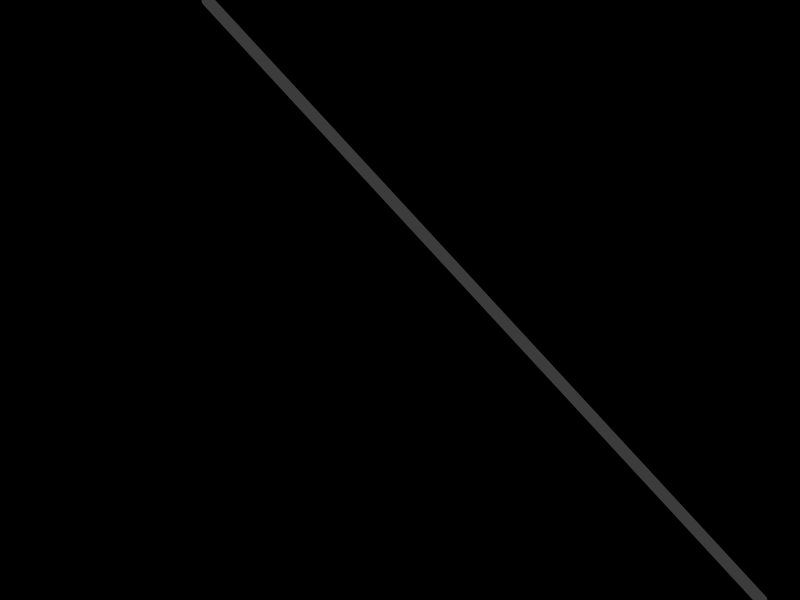
Frame 1 (no input)
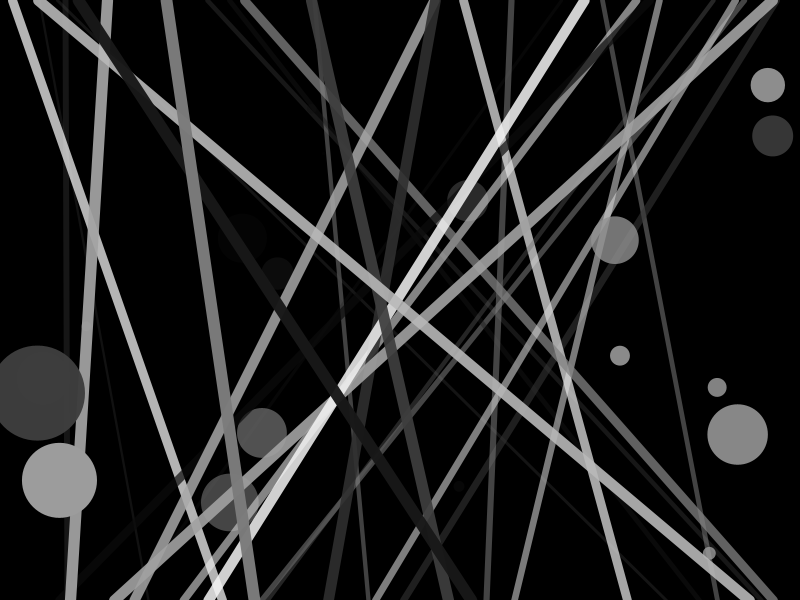
Frame 60 (the mouse pressed at the canvas centre just before this capture)
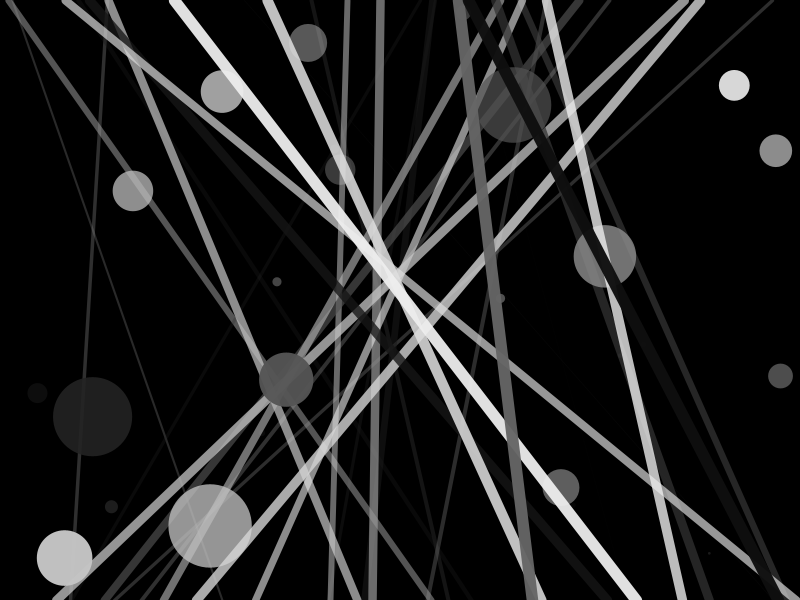
Frame 120 (the mouse held since frame 60 and released just before this capture)

The Processing sketch that drew these frames (run headless with seeded random() and noise(); from frame 60 on, the mouse is pressed at the canvas centre):

// Processing sketch: lines_with_polymorphism
// ── lines_with_polymorphism.pde
ArrayList< Shape > shapes;

int n = 100;
int s = 10;
Shape ns;
            

void setup() {
  
    size(800, 600); 
      
    smooth();
    
    frameRate(30);
   
    shapes = new ArrayList< Shape >();

}

void draw() {
    background( 0 );  
  
    if ( s < n ) {
            int choice = ( int ) random( 2 );
            switch( choice ) {
              case 0:
              ns = new Circle();
              break;
              case 1:
              ns = new Line();
              break;
            }
            
            shapes.add( ns );
          s++;
          
    }
        
    for ( Shape l : shapes ) {
        l.display();
        l.update();
    }

    for ( int i = shapes.size() - 1 ; i >= 0 ; i--) {
        Shape l = shapes.get( i );
        if ( l.isDone() ) {
          shapes.remove( i );
           s--;
        }
        
    }

}

// A simple shape class

class Shape {
  color col;
  int life;
  int lifeCount;
  
  Shape() {}
  
  void display() {}
  
  void update() {
      if ( life > 0 ) {
        life--;
      }
    }
    
    boolean isDone() {
      return ( life == 0 );
    }
    
    float ageMult( float v ) {
      return v * life / lifeCount;
    }
}

// And now lines

class Line extends Shape {
    PVector start;
    PVector finish;
  
    
    
    Line( PVector s , PVector f , int c , int l ) {
        start = s.get();
        finish = f.get();
        col = c;
        life = l;
        lifeCount = l;
    }
    
    Line() {
        this( new PVector( random( 0 , width ) , 0 ) , new PVector( random( 0 , width ) , height ) , color( random( 255 ) ) , 10 + int( random( 100 ) ) ) ;
    }
    
   
    void display() {
        stroke( col , ageMult( 255 ) );
        strokeWeight( ageMult( 12 ) );
        line( start.x , start.y , finish.x , finish.y );        
    }
    
}

// And now circles

class Circle extends Shape {
  PVector centre;
  float radius;
  
  Circle( PVector c , float r , int cl , int l ) {
    centre = c.get();
    radius =r;
    col = cl;
    life =l;
    lifeCount = l;
  }
  
  Circle() {
    this( new PVector( random( width ) , random( height ) ) , 10 + random( 100 ) , color( random( 255 ) ) , 10 + int( random( 100 ) ) ) ;
  }
  
  void display() {
        fill( col , ageMult( 255 ) );
        noStroke();
        ellipse( centre.x , centre.y , ageMult( radius ) , ageMult( radius ) );
  }
}
